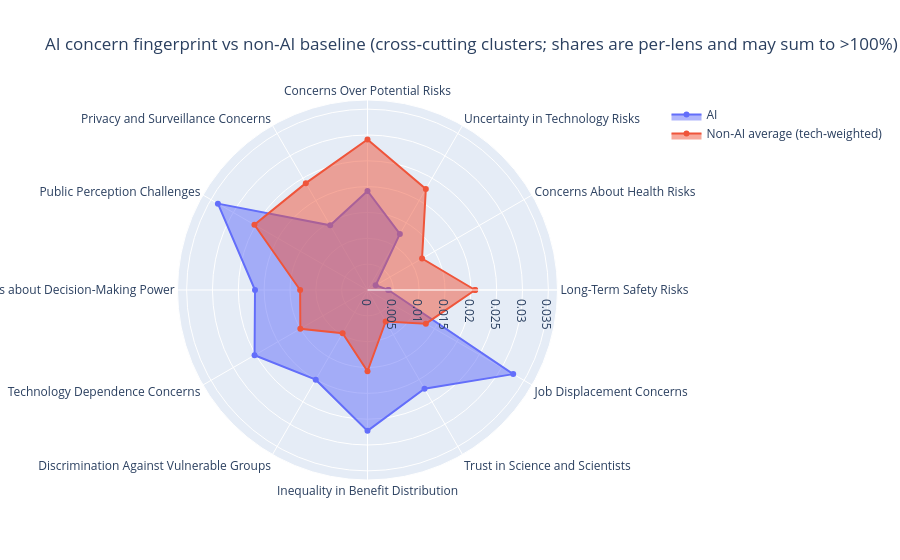

The cell this chart's notebook holds for it:
### Markdown cell above
## Figure 2: AI vs non-AI concern lens radar chart


This cell visualises the lens-level distinctiveness (layer 1 of R2
evidence) as a radar chart: AI's per-lens mean affinity against the
technology-weighted non-AI baseline. Both baselines (tech-weighted
and doc-weighted) can be read against each other in Table 2 Panel B
below.

### Code cell
# @title Visualise AI concern fingerprint (AI vs non-AI)

TECH_COL = 'technology_meta'

if 'AI' in profiles_df.index and len(non_ai_avg) > 0:
    show_status("Creating AI fingerprint radar (AI vs non-AI)...")

    diff = (profiles_df.loc['AI'] - non_ai_avg).sort_values()
    top_low = diff.head(5).index.tolist()
    top_high = diff.tail(7).index.tolist()
    selected = top_low + top_high

    # Human-friendly labels
    def pretty_cluster(cid):
        return CLUSTER_LABELS.get(cid, f"Cluster {cid}")

    categories = [pretty_cluster(c) for c in selected]
    ai_vals = profiles_df.loc['AI', selected].tolist()
    base_vals = non_ai_avg[selected].tolist()

    categories_loop = categories + [categories[0]]
    ai_loop = ai_vals + [ai_vals[0]]
    base_loop = base_vals + [base_vals[0]]

    fig = go.Figure()
    fig.add_trace(go.Scatterpolar(r=ai_loop, theta=categories_loop, fill='toself', name='AI'))
    fig.add_trace(go.Scatterpolar(r=base_loop, theta=categories_loop, fill='toself', name='Non‑AI average (tech‑weighted)'))
    fig.update_layout(
        polar=dict(radialaxis=dict(visible=True, range=[0, max(ai_loop+base_loop)*1.1])),
        title="AI concern fingerprint vs non‑AI baseline (cross‑cutting clusters; shares are per-lens and may sum to >100%)"
    )
    fig.write_html(OUTPUT_FOLDER / "ai_vs_nonai_concern_radar.html")
# v18: also save a static PNG copy for paper use (requires kaleido package)
try:
    fig.write_image(OUTPUT_FOLDER / "ai_vs_nonai_concern_radar.png", width=900, height=700, scale=2)
except Exception as _e:
    print(f"Note: PNG export failed ({_e}); HTML version still saved.")
    print("If you need PNG, install kaleido: !pip install -q kaleido")
    fig.show()

show_complete("AI fingerprint radar created")

### Figure 1 — Plotly figure (JSON) as saved in the notebook; plotly's stock layout.template omitted (floating-point values rounded to 4 significant figures)
{"data": [{"fill": "toself", "name": "AI", "r": [0.004046, 0.00183, 0.01252, 0.01917, 0.01445, 0.03343, 0.02177, 0.02524, 0.02004, 0.02726, 0.02206, 0.03256, 0.004046], "theta": ["Long-Term Safety Risks", "Concerns About Health Risks", "Uncertainty in Technology Risks", "Concerns Over Potential Risks", "Privacy and Surveillance Concerns", "Public Perception Challenges", "Concerns about Decision-Making Power", "Technology Dependence Concerns", "Discrimination Against Vulnerable Groups", "Inequality in Benefit Distribution", "Trust in Science and Scientists", "Job Displacement Concerns", "Long-Term Safety Risks"], "type": "scatterpolar"}, {"fill": "toself", "name": "Non‑AI average (tech‑weighted)", "r": [0.02083, 0.01219, 0.02258, 0.02913, 0.02388, 0.02527, 0.01304, 0.01501, 0.009639, 0.01572, 0.007035, 0.01304, 0.02083], "theta": ["Long-Term Safety Risks", "Concerns About Health Risks", "Uncertainty in Technology Risks", "Concerns Over Potential Risks", "Privacy and Surveillance Concerns", "Public Perception Challenges", "Concerns about Decision-Making Power", "Technology Dependence Concerns", "Discrimination Against Vulnerable Groups", "Inequality in Benefit Distribution", "Trust in Science and Scientists", "Job Displacement Concerns", "Long-Term Safety Risks"], "type": "scatterpolar"}], "layout": {"polar": {"radialaxis": {"range": [0, 0.03677], "visible": true}}, "title": {"text": "AI concern fingerprint vs non‑AI baseline (cross‑cutting clusters; shares are per-lens and may sum to >100%)"}}}
